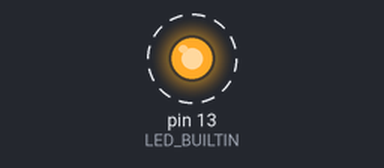
This sketch was run on a simulated Arduino Uno, built with avr-gcc and run on an emulated ATmega328P. Shown: output pins drawn as LEDs (lit = HIGH). Dashed ring = blinking. What the sketch prints to the serial monitor is not drawn.

Above: at 0.5 s.
Timing chart, 0 to 4.6 s (numbered marks = the images above):
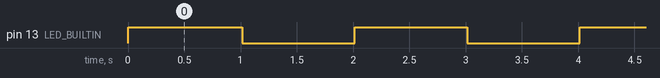

The sketch:

ad_pjt_w11-2.ino
```cpp
// LED 상태를 저장하는 구조체 정의
struct LEDStatus {
    int pin;
    bool state;
    char name[10];
};

void setup() {
    // 시리얼 통신 시작
    Serial.begin(9600);

    // LED 구조체 변수 선언 및 초기화
    LEDStatus led1;
    led1.pin = LED_BUILTIN;
    led1.state = false; // LED가 꺼져 있는 상태
    strcpy(led1.name, "BUILTIN");

    // LED 핀 모드 설정
    pinMode(led1.pin, OUTPUT);

    // 초기 상태 시리얼 모니터에 출력
    Serial.print("Name: ");
    Serial.println(led1.name);
    Serial.print("Pin: ");
    Serial.println(led1.pin);
    Serial.print("Initial State: ");
    Serial.println(led1.state ? "ON" : "OFF");
}

void loop() {
    // LED 상태를 토글
    static LEDStatus led1 = {LED_BUILTIN, false, "BUILTIN"};

    // LED 상태 변경
    led1.state = !led1.state;
    digitalWrite(led1.pin, led1.state ? HIGH : LOW);

    // 상태를 시리얼 모니터에 출력
    Serial.print("Name: ");
    Serial.println(led1.name);
    Serial.print("Pin: ");
    Serial.println(led1.pin);
    Serial.print("State: ");
    Serial.println(led1.state ? "ON" : "OFF");

    // 1초 대기
    delay(1000);
}
```

Measured:
- by itself, pin 13 (LED_BUILTIN): alternates HIGH for 1.0 s and LOW for 1.0 s
